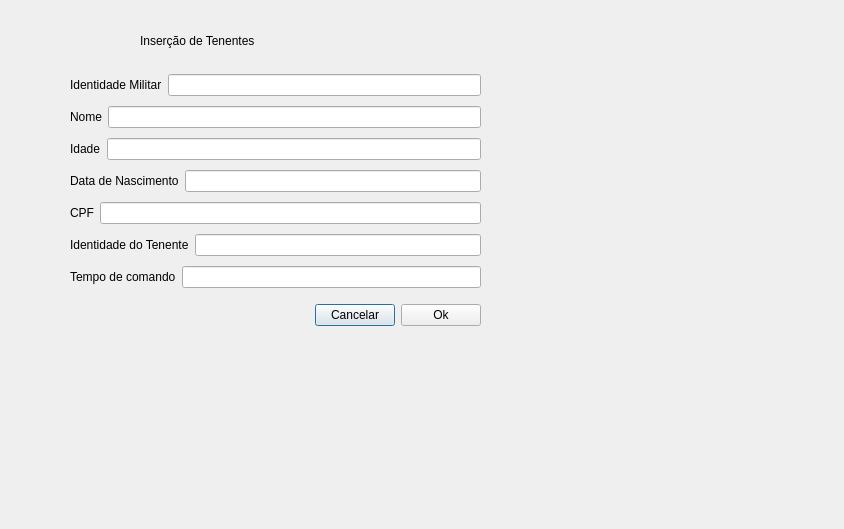
<?xml version="1.0" encoding="UTF-8"?>
<ui version="4.0">
 <class>WinInsercaoTenente</class>
 <widget class="QDialog" name="WinInsercaoTenente">
  <property name="geometry">
   <rect>
    <x>0</x>
    <y>0</y>
    <width>844</width>
    <height>529</height>
   </rect>
  </property>
  <property name="windowTitle">
   <string>Dialog</string>
  </property>
  <widget class="QLabel" name="label">
   <property name="geometry">
    <rect>
     <x>140</x>
     <y>30</y>
     <width>151</width>
     <height>21</height>
    </rect>
   </property>
   <property name="text">
    <string>Inserção de Tenentes</string>
   </property>
  </widget>
  <widget class="QWidget" name="layoutWidget">
   <property name="geometry">
    <rect>
     <x>70</x>
     <y>70</y>
     <width>411</width>
     <height>227</height>
    </rect>
   </property>
   <layout class="QVBoxLayout" name="verticalLayout">
    <item>
     <layout class="QHBoxLayout" name="horizontalLayout">
      <item>
       <widget class="QLabel" name="label_9">
        <property name="text">
         <string>Identidade Militar</string>
        </property>
       </widget>
      </item>
      <item>
       <widget class="QLineEdit" name="lineEditMilitar"/>
      </item>
     </layout>
    </item>
    <item>
     <layout class="QHBoxLayout" name="horizontalLayout_2">
      <item>
       <widget class="QLabel" name="label_10">
        <property name="text">
         <string>Nome</string>
        </property>
       </widget>
      </item>
      <item>
       <widget class="QLineEdit" name="lineEditNome"/>
      </item>
     </layout>
    </item>
    <item>
     <layout class="QHBoxLayout" name="horizontalLayout_3">
      <item>
       <widget class="QLabel" name="idade">
        <property name="text">
         <string>Idade</string>
        </property>
       </widget>
      </item>
      <item>
       <widget class="QLineEdit" name="lineEditIdade"/>
      </item>
     </layout>
    </item>
    <item>
     <layout class="QHBoxLayout" name="horizontalLayout_4">
      <item>
       <widget class="QLabel" name="datadenascimento">
        <property name="text">
         <string>Data de Nascimento</string>
        </property>
       </widget>
      </item>
      <item>
       <widget class="QLineEdit" name="lineEditDatNasc"/>
      </item>
     </layout>
    </item>
    <item>
     <layout class="QHBoxLayout" name="horizontalLayout_5">
      <item>
       <widget class="QLabel" name="label_11">
        <property name="text">
         <string>CPF</string>
        </property>
       </widget>
      </item>
      <item>
       <widget class="QLineEdit" name="lineEditCPF"/>
      </item>
     </layout>
    </item>
    <item>
     <layout class="QHBoxLayout" name="horizontalLayout_6">
      <item>
       <widget class="QLabel" name="label_12">
        <property name="text">
         <string>Identidade do Tenente</string>
        </property>
       </widget>
      </item>
      <item>
       <widget class="QLineEdit" name="lineEditIdTenente"/>
      </item>
     </layout>
    </item>
    <item>
     <layout class="QHBoxLayout" name="horizontalLayout_7">
      <item>
       <widget class="QLabel" name="label_13">
        <property name="text">
         <string>Tempo de comando</string>
        </property>
       </widget>
      </item>
      <item>
       <widget class="QLineEdit" name="lineEditTempComand"/>
      </item>
     </layout>
    </item>
   </layout>
  </widget>
  <widget class="QWidget" name="layoutWidget_2">
   <property name="geometry">
    <rect>
     <x>70</x>
     <y>300</y>
     <width>411</width>
     <height>31</height>
    </rect>
   </property>
   <layout class="QHBoxLayout" name="horizontalLayout_8">
    <item>
     <spacer name="horizontalSpacer">
      <property name="orientation">
       <enum>Qt::Horizontal</enum>
      </property>
      <property name="sizeHint" stdset="0">
       <size>
        <width>40</width>
        <height>20</height>
       </size>
      </property>
     </spacer>
    </item>
    <item>
     <widget class="QPushButton" name="Cancelar">
      <property name="text">
       <string>Cancelar</string>
      </property>
     </widget>
    </item>
    <item>
     <widget class="QPushButton" name="Ok">
      <property name="text">
       <string>Ok</string>
      </property>
     </widget>
    </item>
   </layout>
  </widget>
 </widget>
 <resources/>
 <connections/>
</ui>
